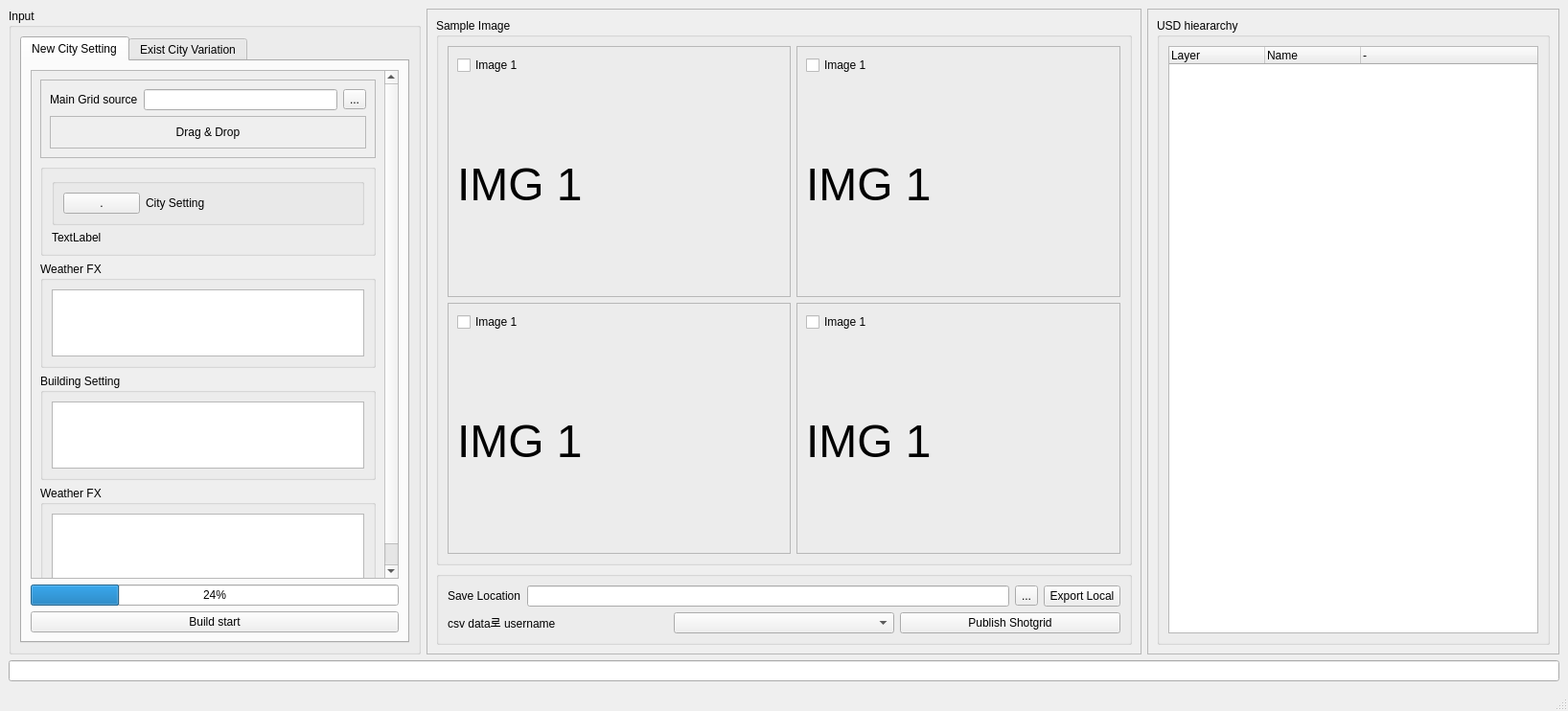
<?xml version="1.0" encoding="UTF-8"?>
<ui version="4.0">
 <class>MainWindow</class>
 <widget class="QMainWindow" name="MainWindow">
  <property name="geometry">
   <rect>
    <x>0</x>
    <y>0</y>
    <width>1636</width>
    <height>742</height>
   </rect>
  </property>
  <property name="windowTitle">
   <string>MainWindow</string>
  </property>
  <widget class="QWidget" name="centralwidget">
   <layout class="QGridLayout" name="gridLayout_5">
    <item row="0" column="0">
     <layout class="QVBoxLayout" name="verticalLayout">
      <item>
       <layout class="QHBoxLayout" name="horizontalLayout">
        <item>
         <widget class="QGroupBox" name="groupBox_9">
          <property name="title">
           <string>Input</string>
          </property>
          <layout class="QGridLayout" name="gridLayout_15">
           <item row="0" column="0">
            <widget class="QTabWidget" name="tabWidget">
             <property name="currentIndex">
              <number>0</number>
             </property>
             <widget class="QWidget" name="tab1">
              <attribute name="title">
               <string>New City Setting</string>
              </attribute>
              <layout class="QGridLayout" name="gridLayout_8">
               <item row="7" column="0">
                <widget class="QPushButton" name="pushButton">
                 <property name="text">
                  <string>Build start</string>
                 </property>
                </widget>
               </item>
               <item row="6" column="0">
                <widget class="QProgressBar" name="progressBar">
                 <property name="value">
                  <number>24</number>
                 </property>
                </widget>
               </item>
               <item row="0" column="0">
                <widget class="QScrollArea" name="scrollArea">
                 <property name="widgetResizable">
                  <bool>true</bool>
                 </property>
                 <widget class="QWidget" name="scrollAreaWidgetContents">
                  <property name="geometry">
                   <rect>
                    <x>0</x>
                    <y>0</y>
                    <width>328</width>
                    <height>564</height>
                   </rect>
                  </property>
                  <layout class="QGridLayout" name="gridLayout_2">
                   <item row="5" column="0">
                    <widget class="QGroupBox" name="groupBox_7">
                     <property name="title">
                      <string>Weather FX</string>
                     </property>
                     <layout class="QGridLayout" name="gridLayout_20">
                      <item row="0" column="0">
                       <widget class="QColumnView" name="columnView_3"/>
                      </item>
                     </layout>
                    </widget>
                   </item>
                   <item row="2" column="0">
                    <widget class="QGroupBox" name="groupBox_8">
                     <property name="title">
                      <string>Weather FX</string>
                     </property>
                     <layout class="QGridLayout" name="gridLayout_17">
                      <item row="0" column="0">
                       <widget class="QColumnView" name="columnView"/>
                      </item>
                     </layout>
                    </widget>
                   </item>
                   <item row="1" column="0">
                    <widget class="QGroupBox" name="groupBox_5">
                     <property name="statusTip">
                      <string notr="true"/>
                     </property>
                     <property name="title">
                      <string notr="true"/>
                     </property>
                     <property name="checkable">
                      <bool>false</bool>
                     </property>
                     <layout class="QGridLayout" name="gridLayout_19">
                      <item row="1" column="0">
                       <widget class="QLabel" name="label_6">
                        <property name="text">
                         <string>TextLabel</string>
                        </property>
                       </widget>
                      </item>
                      <item row="0" column="0">
                       <widget class="QGroupBox" name="groupBox_6">
                        <property name="title">
                         <string/>
                        </property>
                        <layout class="QGridLayout" name="gridLayout_14">
                         <item row="0" column="1">
                          <widget class="QLabel" name="label_10">
                           <property name="text">
                            <string>City Setting</string>
                           </property>
                          </widget>
                         </item>
                         <item row="0" column="0">
                          <widget class="QPushButton" name="pushButton_3">
                           <property name="text">
                            <string>.</string>
                           </property>
                          </widget>
                         </item>
                         <item row="0" column="2">
                          <spacer name="horizontalSpacer_2">
                           <property name="orientation">
                            <enum>Qt::Horizontal</enum>
                           </property>
                           <property name="sizeHint" stdset="0">
                            <size>
                             <width>40</width>
                             <height>20</height>
                            </size>
                           </property>
                          </spacer>
                         </item>
                        </layout>
                       </widget>
                      </item>
                     </layout>
                    </widget>
                   </item>
                   <item row="4" column="0">
                    <widget class="QGroupBox" name="groupBox_4">
                     <property name="title">
                      <string>Building Setting</string>
                     </property>
                     <layout class="QGridLayout" name="gridLayout_18">
                      <item row="0" column="0">
                       <widget class="QColumnView" name="columnView_2"/>
                      </item>
                     </layout>
                    </widget>
                   </item>
                   <item row="0" column="0">
                    <widget class="QFrame" name="frame_7">
                     <property name="frameShape">
                      <enum>QFrame::StyledPanel</enum>
                     </property>
                     <property name="frameShadow">
                      <enum>QFrame::Raised</enum>
                     </property>
                     <layout class="QGridLayout" name="gridLayout_7">
                      <item row="0" column="0">
                       <layout class="QVBoxLayout" name="verticalLayout_2">
                        <item>
                         <layout class="QHBoxLayout" name="horizontalLayout_2">
                          <item>
                           <widget class="QLabel" name="label_5">
                            <property name="text">
                             <string>Main Grid source</string>
                            </property>
                           </widget>
                          </item>
                          <item>
                           <widget class="QLineEdit" name="lineEdit_2"/>
                          </item>
                          <item>
                           <widget class="QToolButton" name="toolButton">
                            <property name="text">
                             <string>...</string>
                            </property>
                           </widget>
                          </item>
                         </layout>
                        </item>
                        <item>
                         <widget class="QFrame" name="frame_8">
                          <property name="frameShape">
                           <enum>QFrame::StyledPanel</enum>
                          </property>
                          <property name="frameShadow">
                           <enum>QFrame::Raised</enum>
                          </property>
                          <layout class="QGridLayout" name="gridLayout_16">
                           <item row="0" column="0">
                            <widget class="QLabel" name="label_3">
                             <property name="text">
                              <string>Drag &amp; Drop</string>
                             </property>
                             <property name="alignment">
                              <set>Qt::AlignCenter</set>
                             </property>
                            </widget>
                           </item>
                          </layout>
                         </widget>
                        </item>
                       </layout>
                      </item>
                     </layout>
                    </widget>
                   </item>
                  </layout>
                 </widget>
                </widget>
               </item>
              </layout>
             </widget>
             <widget class="QWidget" name="tab2">
              <attribute name="title">
               <string>Exist City Variation</string>
              </attribute>
              <layout class="QGridLayout" name="gridLayout_13">
               <item row="2" column="0">
                <widget class="QScrollArea" name="scrollArea_2">
                 <property name="widgetResizable">
                  <bool>true</bool>
                 </property>
                 <widget class="QWidget" name="scrollAreaWidgetContents_2">
                  <property name="geometry">
                   <rect>
                    <x>0</x>
                    <y>0</y>
                    <width>342</width>
                    <height>500</height>
                   </rect>
                  </property>
                  <widget class="QFrame" name="frame_9">
                   <property name="geometry">
                    <rect>
                     <x>0</x>
                     <y>0</y>
                     <width>351</width>
                     <height>131</height>
                    </rect>
                   </property>
                   <property name="frameShape">
                    <enum>QFrame::StyledPanel</enum>
                   </property>
                   <property name="frameShadow">
                    <enum>QFrame::Raised</enum>
                   </property>
                   <layout class="QGridLayout" name="gridLayout_21">
                    <item row="1" column="0">
                     <layout class="QHBoxLayout" name="horizontalLayout_4">
                      <item>
                       <widget class="QLabel" name="label_8">
                        <property name="text">
                         <string>Location</string>
                        </property>
                       </widget>
                      </item>
                      <item>
                       <widget class="QLineEdit" name="lineEdit_4"/>
                      </item>
                      <item>
                       <widget class="QToolButton" name="toolButton_3">
                        <property name="text">
                         <string>...</string>
                        </property>
                       </widget>
                      </item>
                     </layout>
                    </item>
                    <item row="3" column="0">
                     <layout class="QHBoxLayout" name="horizontalLayout_5">
                      <item>
                       <widget class="QLabel" name="label_9">
                        <property name="text">
                         <string>Select City</string>
                        </property>
                       </widget>
                      </item>
                      <item>
                       <widget class="QComboBox" name="comboBox_2"/>
                      </item>
                      <item>
                       <spacer name="horizontalSpacer">
                        <property name="orientation">
                         <enum>Qt::Horizontal</enum>
                        </property>
                        <property name="sizeHint" stdset="0">
                         <size>
                          <width>40</width>
                          <height>20</height>
                         </size>
                        </property>
                       </spacer>
                      </item>
                     </layout>
                    </item>
                    <item row="2" column="0">
                     <layout class="QVBoxLayout" name="verticalLayout_3">
                      <item>
                       <widget class="QFrame" name="frame_10">
                        <property name="frameShape">
                         <enum>QFrame::StyledPanel</enum>
                        </property>
                        <property name="frameShadow">
                         <enum>QFrame::Raised</enum>
                        </property>
                        <layout class="QGridLayout" name="gridLayout_22">
                         <item row="0" column="0">
                          <widget class="QLabel" name="label_4">
                           <property name="text">
                            <string>Drag &amp; Drop</string>
                           </property>
                           <property name="alignment">
                            <set>Qt::AlignCenter</set>
                           </property>
                          </widget>
                         </item>
                        </layout>
                       </widget>
                      </item>
                     </layout>
                    </item>
                   </layout>
                  </widget>
                 </widget>
                </widget>
               </item>
               <item row="4" column="0">
                <widget class="QProgressBar" name="progressBar_2">
                 <property name="value">
                  <number>24</number>
                 </property>
                </widget>
               </item>
               <item row="3" column="0">
                <widget class="QPushButton" name="pushButton_4">
                 <property name="text">
                  <string>Build start</string>
                 </property>
                </widget>
               </item>
              </layout>
             </widget>
            </widget>
           </item>
          </layout>
         </widget>
        </item>
        <item>
         <widget class="QFrame" name="frame_2">
          <property name="frameShape">
           <enum>QFrame::StyledPanel</enum>
          </property>
          <property name="frameShadow">
           <enum>QFrame::Raised</enum>
          </property>
          <layout class="QGridLayout" name="gridLayout_4">
           <item row="0" column="0">
            <widget class="QGroupBox" name="groupBox_3">
             <property name="title">
              <string>Sample Image</string>
             </property>
             <layout class="QGridLayout" name="gridLayout_6">
              <item row="0" column="1">
               <widget class="QFrame" name="frame_5">
                <property name="frameShape">
                 <enum>QFrame::StyledPanel</enum>
                </property>
                <property name="frameShadow">
                 <enum>QFrame::Raised</enum>
                </property>
                <layout class="QGridLayout" name="gridLayout_11">
                 <item row="0" column="0">
                  <widget class="QCheckBox" name="checkBox_5">
                   <property name="text">
                    <string>Image 1</string>
                   </property>
                  </widget>
                 </item>
                 <item row="1" column="0">
                  <widget class="QLabel" name="label_13">
                   <property name="baseSize">
                    <size>
                     <width>50</width>
                     <height>50</height>
                    </size>
                   </property>
                   <property name="font">
                    <font>
                     <pointsize>36</pointsize>
                    </font>
                   </property>
                   <property name="text">
                    <string>IMG 1              </string>
                   </property>
                  </widget>
                 </item>
                </layout>
               </widget>
              </item>
              <item row="1" column="1">
               <widget class="QFrame" name="frame_6">
                <property name="frameShape">
                 <enum>QFrame::StyledPanel</enum>
                </property>
                <property name="frameShadow">
                 <enum>QFrame::Raised</enum>
                </property>
                <layout class="QGridLayout" name="gridLayout_12">
                 <item row="0" column="0">
                  <widget class="QCheckBox" name="checkBox_4">
                   <property name="text">
                    <string>Image 1</string>
                   </property>
                  </widget>
                 </item>
                 <item row="1" column="0">
                  <widget class="QLabel" name="label_12">
                   <property name="baseSize">
                    <size>
                     <width>50</width>
                     <height>50</height>
                    </size>
                   </property>
                   <property name="font">
                    <font>
                     <pointsize>36</pointsize>
                    </font>
                   </property>
                   <property name="text">
                    <string>IMG 1              </string>
                   </property>
                  </widget>
                 </item>
                </layout>
               </widget>
              </item>
              <item row="1" column="0">
               <widget class="QFrame" name="frame_4">
                <property name="frameShape">
                 <enum>QFrame::StyledPanel</enum>
                </property>
                <property name="frameShadow">
                 <enum>QFrame::Raised</enum>
                </property>
                <layout class="QGridLayout" name="gridLayout_10">
                 <item row="1" column="0">
                  <widget class="QLabel" name="label_2">
                   <property name="baseSize">
                    <size>
                     <width>50</width>
                     <height>50</height>
                    </size>
                   </property>
                   <property name="font">
                    <font>
                     <pointsize>36</pointsize>
                    </font>
                   </property>
                   <property name="text">
                    <string>IMG 1              </string>
                   </property>
                  </widget>
                 </item>
                 <item row="0" column="0">
                  <widget class="QCheckBox" name="checkBox_2">
                   <property name="text">
                    <string>Image 1</string>
                   </property>
                  </widget>
                 </item>
                 <item row="1" column="1">
                  <spacer name="verticalSpacer_2">
                   <property name="orientation">
                    <enum>Qt::Vertical</enum>
                   </property>
                   <property name="sizeHint" stdset="0">
                    <size>
                     <width>20</width>
                     <height>40</height>
                    </size>
                   </property>
                  </spacer>
                 </item>
                </layout>
               </widget>
              </item>
              <item row="0" column="0">
               <widget class="QFrame" name="frame_3">
                <property name="frameShape">
                 <enum>QFrame::StyledPanel</enum>
                </property>
                <property name="frameShadow">
                 <enum>QFrame::Raised</enum>
                </property>
                <layout class="QGridLayout" name="gridLayout_9">
                 <item row="1" column="0">
                  <widget class="QLabel" name="label">
                   <property name="baseSize">
                    <size>
                     <width>50</width>
                     <height>50</height>
                    </size>
                   </property>
                   <property name="font">
                    <font>
                     <pointsize>36</pointsize>
                    </font>
                   </property>
                   <property name="text">
                    <string>IMG 1              </string>
                   </property>
                  </widget>
                 </item>
                 <item row="0" column="0">
                  <widget class="QCheckBox" name="checkBox">
                   <property name="text">
                    <string>Image 1</string>
                   </property>
                  </widget>
                 </item>
                 <item row="1" column="1">
                  <spacer name="verticalSpacer">
                   <property name="orientation">
                    <enum>Qt::Vertical</enum>
                   </property>
                   <property name="sizeHint" stdset="0">
                    <size>
                     <width>20</width>
                     <height>40</height>
                    </size>
                   </property>
                  </spacer>
                 </item>
                </layout>
               </widget>
              </item>
             </layout>
            </widget>
           </item>
           <item row="1" column="0">
            <widget class="QGroupBox" name="groupBox_10">
             <property name="title">
              <string/>
             </property>
             <layout class="QGridLayout" name="gridLayout_23">
              <item row="0" column="0">
               <layout class="QHBoxLayout" name="horizontalLayout_3">
                <item>
                 <widget class="QLabel" name="label_7">
                  <property name="text">
                   <string>Save Location</string>
                  </property>
                 </widget>
                </item>
                <item>
                 <widget class="QLineEdit" name="lineEdit_3"/>
                </item>
                <item>
                 <widget class="QToolButton" name="toolButton_2">
                  <property name="text">
                   <string>...</string>
                  </property>
                 </widget>
                </item>
                <item>
                 <widget class="QPushButton" name="pushButton_2">
                  <property name="text">
                   <string>Export Local</string>
                  </property>
                 </widget>
                </item>
               </layout>
              </item>
              <item row="1" column="0">
               <layout class="QHBoxLayout" name="horizontalLayout_6">
                <item>
                 <widget class="QLabel" name="label_11">
                  <property name="text">
                   <string>csv data로 username</string>
                  </property>
                 </widget>
                </item>
                <item>
                 <widget class="QComboBox" name="comboBox"/>
                </item>
                <item>
                 <widget class="QPushButton" name="pushButton_6">
                  <property name="text">
                   <string>Publish Shotgrid</string>
                  </property>
                 </widget>
                </item>
               </layout>
              </item>
             </layout>
            </widget>
           </item>
          </layout>
         </widget>
        </item>
        <item>
         <widget class="QFrame" name="frame">
          <property name="frameShape">
           <enum>QFrame::StyledPanel</enum>
          </property>
          <property name="frameShadow">
           <enum>QFrame::Raised</enum>
          </property>
          <layout class="QGridLayout" name="gridLayout_3">
           <item row="0" column="0">
            <widget class="QGroupBox" name="groupBox_2">
             <property name="title">
              <string>USD hieararchy</string>
             </property>
             <layout class="QGridLayout" name="gridLayout">
              <item row="0" column="0">
               <widget class="QTreeWidget" name="treeWidget">
                <property name="columnCount">
                 <number>3</number>
                </property>
                <column>
                 <property name="text">
                  <string>Layer</string>
                 </property>
                </column>
                <column>
                 <property name="text">
                  <string>Name</string>
                 </property>
                </column>
                <column>
                 <property name="text">
                  <string>-</string>
                 </property>
                </column>
               </widget>
              </item>
             </layout>
            </widget>
           </item>
          </layout>
         </widget>
        </item>
       </layout>
      </item>
      <item>
       <widget class="QLineEdit" name="lineEdit">
        <property name="baseSize">
         <size>
          <width>50</width>
          <height>50</height>
         </size>
        </property>
       </widget>
      </item>
     </layout>
    </item>
   </layout>
  </widget>
  <widget class="QMenuBar" name="menubar">
   <property name="geometry">
    <rect>
     <x>0</x>
     <y>0</y>
     <width>1636</width>
     <height>20</height>
    </rect>
   </property>
  </widget>
  <widget class="QStatusBar" name="statusbar"/>
 </widget>
 <resources/>
 <connections/>
</ui>
